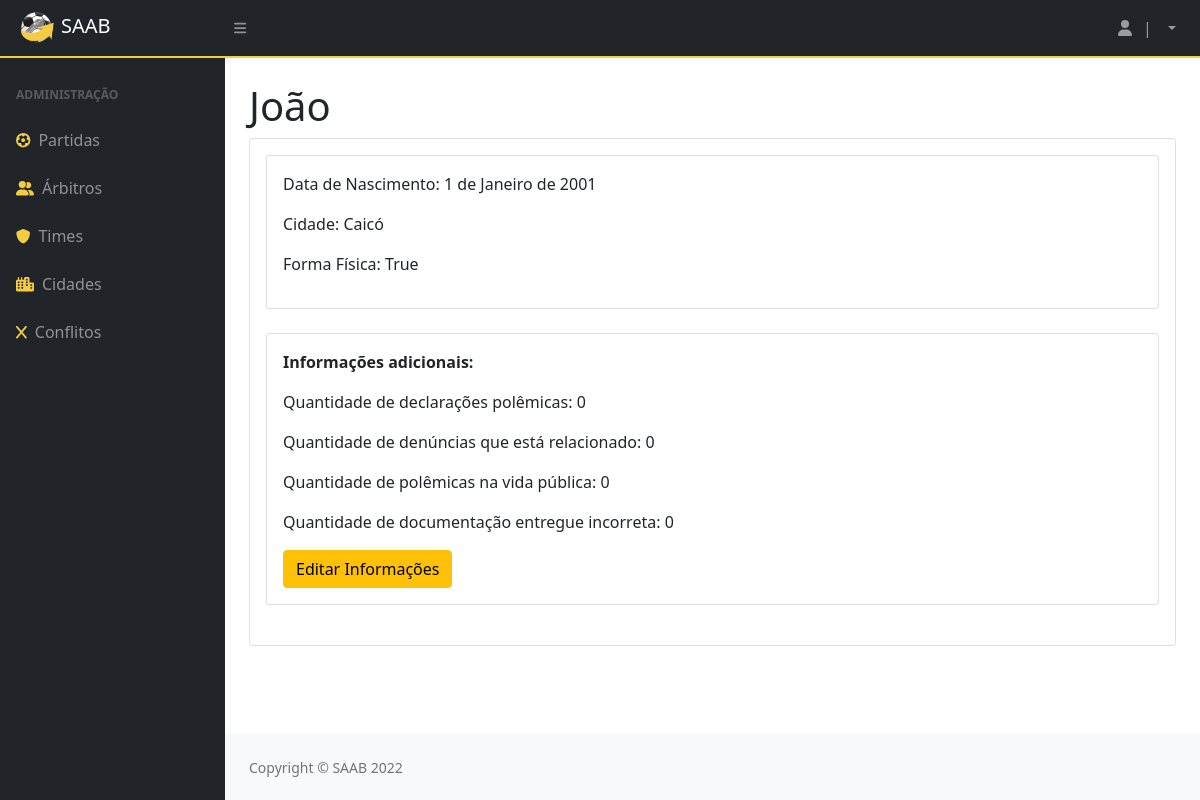
Screenshot of /detalhamentoArbitro/1 with the database file from the repository.
### privado/models.py (models this page shows)
class Arbitro(models.Model):
    codigo = models.AutoField(primary_key=True)
    datanasc = models.DateField()
    cidade = models.ForeignKey(Cidade, on_delete=models.CASCADE)
    nome = models.CharField(max_length=100)
    formafisica = models.BooleanField()
    def __str__(self):
        return (self.nome)

class Cidade(models.Model):
    codigo = models.AutoField(primary_key=True)
    nome = models.CharField(max_length=100)
    def __str__(self):
        return (self.nome)

### privado/views.py (the view)
# urls.py: path('detalhamentoArbitro/<int:id>', detalhamentoArbitro, name="url_detalhamentoArbitro"),
@has_permission_decorator('mexer_no_sistema')
def detalhamentoArbitro(request, id):
    arbi = Arbitro.objects.get(pk=id)
    ContDe= DeclaracaoArbitro.objects.filter(arbitro = id). aggregate(decla_count=Count ('*'))
    ContDenun= DenunciaArbitro.objects.filter(arbitro = id). aggregate(denun_count=Count ('*'))
    ContVp= VidapubliArbitro.objects.filter(arbitro = id). aggregate(vp_count=Count ('*'))
    ContDoc= DocumentoArbitro.objects.filter(arbitro = id). aggregate(doc_count=Count ('*'))
    context = {
        'arbitro': arbi,
        'ContDe': ContDe,
        'ContDenun': ContDenun,
        'ContVp': ContVp,
        'ContDoc': ContDoc
    }
    return render(request, "SAAB/detalhamentoArbitro.html", context)

### privado/templates/SAAB/detalhamentoArbitro.html (shortened to what this page needs)
{% extends 'SAAB/layout.html' %}
{% block conteudo %}
{% load static %}
<!DOCTYPE html>
<html lang="en">
<head>
</head>
<body>
    <h1 class="mt-4">{{ arbitro }}</h1>
    <div class="card mb-4">
        <div class="card-body">
            <div class="card mb-4">
                <div class="card-body">
                    <p>Data de Nascimento: {{ arbitro.datanasc }} </p>
                    <p>Cidade: {{ arbitro.cidade }} </p>
                    <p>Forma Física: {{ arbitro.formafisica }} </p>
                </div>
            </div>
            <div class="card mb-4">
                <div class="card-body">
                    <p style="font-weight: bold">Informações adicionais: </p>
                    <p>Quantidade de declarações polêmicas: {{ ContDe.decla_count }}</p>
                    <p>Quantidade de denúncias que está relacionado: {{ ContDenun.denun_count }}</p>
                    <p>Quantidade de polêmicas na vida pública: {{ ContVp.vp_count }}</p>
                    <p>Quantidade de documentação entregue incorreta: {{ ContDoc.doc_count }}</p>
                    <a href="{% url 'url_InfoAdicionais' arbitro.codigo %}"><button class="btn btn-warning">Editar
                            Informações</button></a>
                </div>
            </div>
        </div>
    </div>
</body>
</html>
{% endblock %}

### rows the page displays
Arbitro: nome "João", datanasc "1 de Janeiro de 2001", cidade "Caicó", formafisica "True"

### other values shown
{{ ContDe.decla_count }} "0"
{{ ContDenun.denun_count }} "0"
{{ ContVp.vp_count }} "0"
{{ ContDoc.doc_count }} "0"
